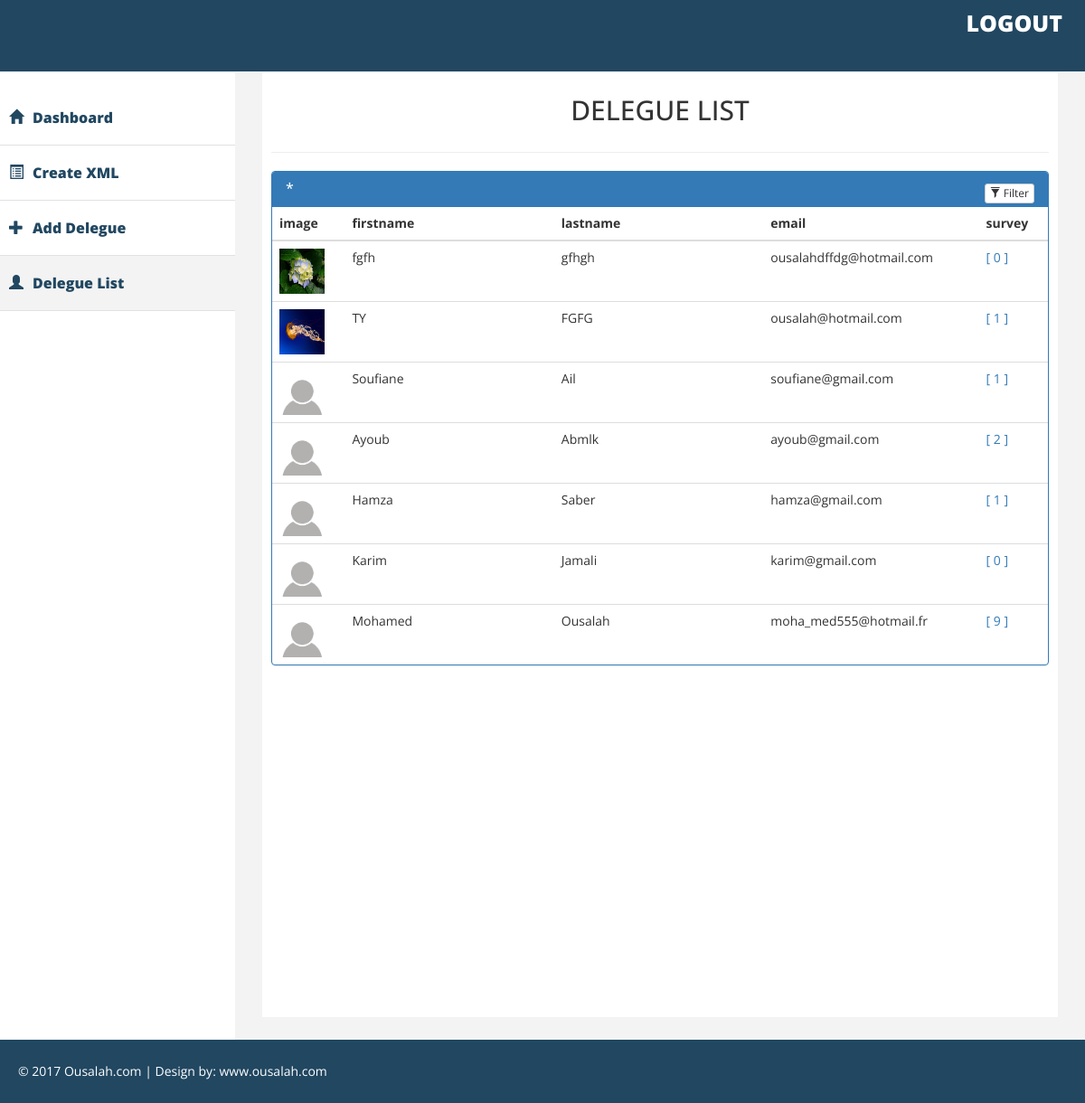
The page /delegue-list.php (signed in) on the database its author committed.
### tables this page shows
CREATE TABLE `delegue` (
  `id` int(11) NOT NULL,
  `firstname` varchar(50) NOT NULL,
  `lastname` varchar(50) NOT NULL,
  `email` varchar(50) NOT NULL,
  `password` varchar(50) NOT NULL,
  `image` varchar(255) NOT NULL
);

### modules/utils.class.php (called while the page is built, shortened)
<?php
class Utils
{
	private static $cnx=null;
	public static function connecter_db()
	{
		$options=array(PDO::ATTR_DEFAULT_FETCH_MODE => PDO::FETCH_OBJ,PDO::ATTR_ERRMODE => PDO::ERRMODE_EXCEPTION, PDO::MYSQL_ATTR_INIT_COMMAND=>"SET NAMES 'utf8'");
		if(!self::$cnx){
			self::$cnx = new PDO('mysql:host=localhost;dbname=surveys', "root", "", $options);
		}
		return  self::$cnx;
	}
	public static function get_all($table)
	{
		$cnx=Utils::connecter_db();
		$pr=$cnx->prepare("select * from $table
			order by id desc");
		$pr->execute();
		return $pr->fetchAll(PDO::FETCH_OBJ);
	}
	public static function get_count(
			$table,
			$conditions = array(),
			$atrCount = "id"
		)
	{
		$WHERE = "";
		$names = array();
		$values = array();
		if($conditions != array()){
			$WHERE = " WHERE ";
			foreach ($conditions as $key => $value) {
				$names[] = "$key = ?";
				$values[] = $value;
			}
		}
		$namesdb=implode(" and ", $names);
		$cnx=Utils::connecter_db();
		$pr=$cnx->prepare("SELECT COUNT(*) FROM $table
			$WHERE $namesdb");
		$pr->execute($values);
		return $pr->fetchColumn();
	}
}
 ?>

### delegue-list.php (the view, shortened to what this page needs)
<?php $pageTitle = "DELEGUE LIST"; ?>
<?php require 'fragment/header-admin.php'; ?>
<div id="page-inner">
  <div class="row">
    <div class="col-md-12">
      <h2  align="center"><?= $pageTitle; ?> </h2>
    </div>
  </div>
  <hr>
        <div class="panel panel-primary filterable">
            <div class="panel-heading">
                <h3 class="panel-title"> * </h3>
                <div class="pull-right">
                    <button class="btn btn-default btn-xs btn-filter"><span class="glyphicon glyphicon-filter"></span> Filter</button>
                </div>
            </div>
            <table class="table">
                <thead>
                    <tr class="filters">
                        <th>image</th>
                        <th><input type="text" class="form-control" placeholder="firstname" disabled></th>
                        <th><input type="text" class="form-control" placeholder="lastname" disabled></th>
                        <th><input type="text" class="form-control" placeholder="email" disabled></th>
                        <th>survey</th>
                    </tr>
                </thead>
                <tbody>
                    <?php
                      $delegues = Utils::get_all("delegue");
                      foreach ($delegues as $delegue) :
                    ?>
                    <tr>
						<td><img src="uploads/<?= (!empty($delegue->image)) ? $delegue->image : 'default_image.png'; ?>" width="50" height="50" alt=""></td>
                        <td><?= $delegue->firstname ?></td>
                        <td><?= $delegue->lastname ?></td>
                        <td><?= $delegue->email ?></td>
                        <td><a href="delegue-servey.php?d=<?= $delegue->id; ?>">[ <?php
	                        	$table = "xml";
	                        	$condition = array(
									"delegue_id" => $delegue->id
								);
	                        	echo Utils::get_count($table, $condition);
	                        	?> ]
                        	</a>
                        </td>
                    </tr>
                  <?php endforeach ?>
                </tbody>
            </table>
        </div>
    </div>
</div>
</div>
<?php require 'fragment/footer.php'; ?>

### css/tableFilter.css (style rules this page uses)
.filterable { margin-top: 15px; }
.filterable .panel-heading .pull-right { margin-top: -20px; }
.filterable .filters input[disabled] { background-color: transparent; border: none; cursor: auto; box-shadow: none; padding: 0; height: auto; }

### css/custom.css (style rules this page uses)
body { font-family: 'Open Sans', sans-serif; line-height:30px; }
#page-inner { width:100%; margin:10px 20px 10px 0px; background-color:#fff!important; padding:10px; min-height:1050px; overflow: hidden !important; }

### rows shown on the page
delegue: image (picture), firstname "fgfh", lastname "gfhgh", email "ousalahdffdg@hotmail.com", condition "0"
delegue: image (picture), firstname "TY", lastname "FGFG", email "ousalah@hotmail.com", condition "1"
delegue: image (placeholder picture), firstname "Soufiane", lastname "Ail", email "soufiane@gmail.com", condition "1"
delegue: image (placeholder picture), firstname "Ayoub", lastname "Abmlk", email "ayoub@gmail.com", condition "2"
delegue: image (placeholder picture), firstname "Hamza", lastname "Saber", email "hamza@gmail.com", condition "1"
delegue: image (placeholder picture), firstname "Karim", lastname "Jamali", email "karim@gmail.com", condition "0"
delegue: image (placeholder picture), firstname "Mohamed", lastname "Ousalah", email "moha_med555@hotmail.fr", condition "9"

### other values the page prints
$pageTitle "DELEGUE LIST"
